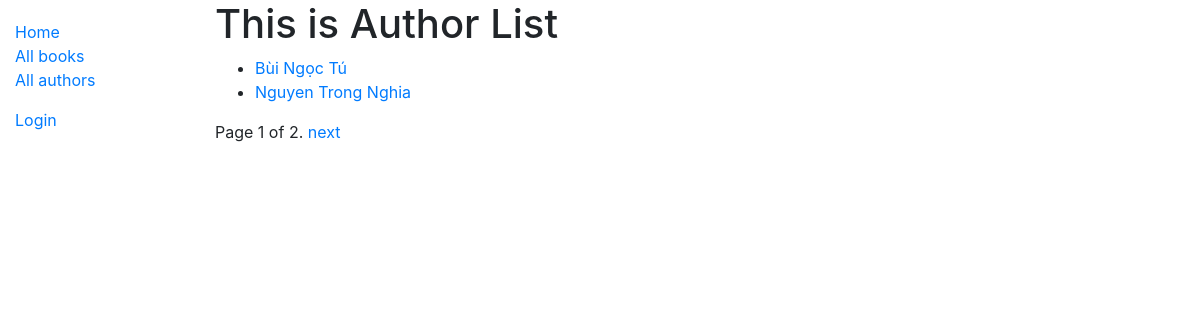
Screenshot of /catalog/authors/ with the database file from the repository.
### catalog/models.py (models this page shows, shortened)
class Author(models.Model):
    first_name = models.CharField(max_length=100)
    last_name = models.CharField(max_length=100)
    date_of_birth = models.DateField(null=True, blank=True)
    date_of_death = models.DateField('died', null=True, blank=True)
    class Meta:
        ordering = ['last_name', 'first_name']
    def get_absolute_url(self):
        return reverse('author-detail', args=[str(self.id)])

### catalog/views.py (the view)
# urls.py: path('authors/', views.AuthorListView.as_view(), name='authors'),
class AuthorListView(generic.ListView):
    model = Author
    context_object_name = 'author_list'
    def get_queryset(self):
        return Author.objects.filter(first_name__icontains='')[:5] # Get 5 authors containing the words in ''
    template_name = 'authors/my_arbitrary_template_name_list.html'  # Specify your own template name/location
    paginate_by = 2

### catalog/templates/catalog/author_list.html
{% extends "base_generic.html" %}
{% block content %}
  <h1>This is Author List</h1>
  {% if author_list %}
  <ul>
    {% for author in author_list %}
      <li>
        <a href="{{ author.get_absolute_url }}">{{ author.last_name}}</a>
        <a href="{{ author.get_absolute_url }}">{{ author.first_name}}</a>
      </li>
    {% endfor %}
  </ul>
  {% else %}
    <p>There are no authors in the library.</p>
  {% endif %}
{% endblock %}

### rows the page displays
Author: last_name "Bùi Ngọc", first_name "Tú"
Author: last_name "Nguyen Trong", first_name "Nghia"

### other values shown
{{ page_obj.number }} "1"
{{ page_obj.paginator.num_pages }} "2"
